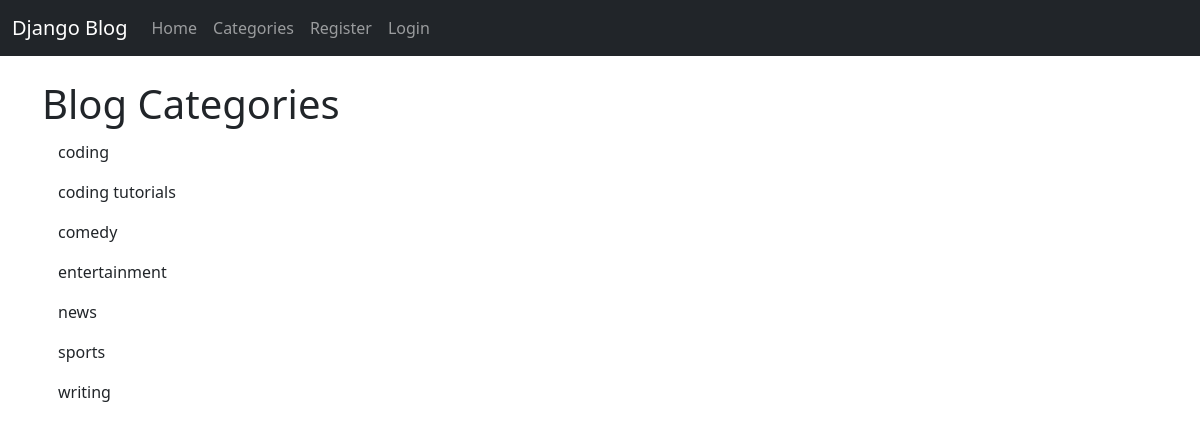
The page /category-list/ on the database its author committed.
### theblog/models.py (models this page shows, shortened)
class Category(models.Model):
    name = models.CharField(max_length=255)
    def __str__(self):
        return self.name

### theblog/views.py (the view)
# urls.py: path('category-list/', CategoryListView, name='category-list'),
def CategoryListView(request):
    cat_menu_list = Category.objects.all().order_by('name')
    return render(request, 'category_list.html', {'cat_menu_list': cat_menu_list})

### theblog/templates/category_list.html (shortened to what this page needs)
{% extends 'base.html' %}
{% block content %}
    <h1>Blog Categories</h1>
        {% for item in cat_menu_list %}
            <h4></h4><a class="dropdown-item" href="{% url 'category' item|slugify %}">{{ item }}</a></h4>
        {% endfor %}
{% endblock %}

### rows shown on the page
Category: name "coding"
Category: name "coding tutorials"
Category: name "comedy"
Category: name "entertainment"
Category: name "news"
Category: name "sports"
Category: name "writing"
